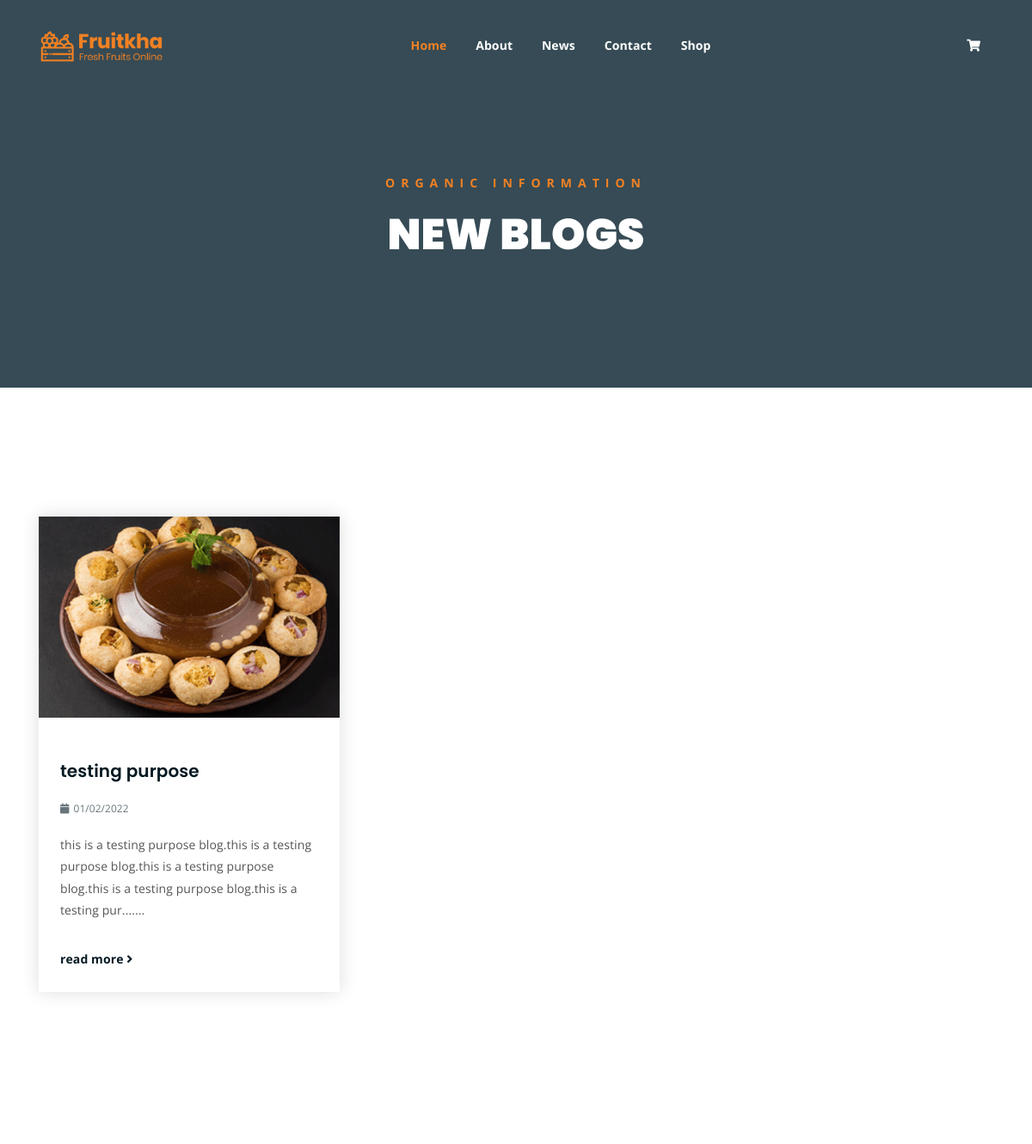
Before: /news.php (upper part) with the older database file.
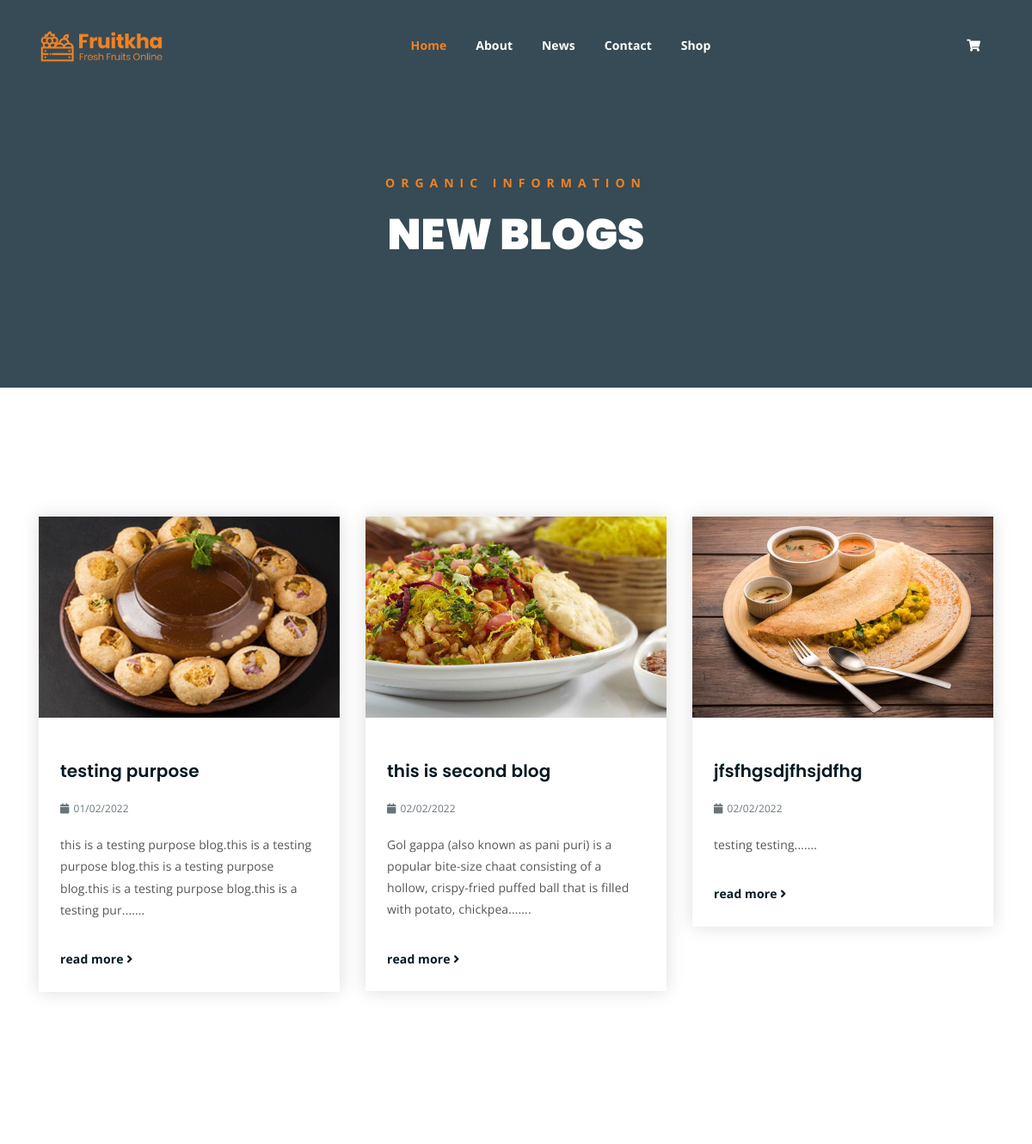
After: the same page with the newer database file.
### tables this page shows
CREATE TABLE `blog` (
  `id` int(11) NOT NULL,
  `blogtitle` varchar(255) NOT NULL,
  `blogdescription` text NOT NULL,
  `blogimg` varchar(255) NOT NULL,
  `create_date` date NOT NULL
);

### news.php (the view, shortened to what this page needs)
<!DOCTYPE html>
<html lang="en">
<?php include ("include/config.php"); ?>
<head>
	<link rel="stylesheet" href="assets/css/all.min.css">
	<link rel="stylesheet" href="assets/bootstrap/css/bootstrap.min.css">
	<link rel="stylesheet" href="assets/css/owl.carousel.css">
	<link rel="stylesheet" href="assets/css/magnific-popup.css">
	<link rel="stylesheet" href="assets/css/animate.css">
	<link rel="stylesheet" href="assets/css/meanmenu.min.css">
	<link rel="stylesheet" href="assets/css/main.css">
	<link rel="stylesheet" href="assets/css/responsive.css">
</head>
<body>
	<?php include('header.php'); ?>
	<div class="breadcrumb-section breadcrumb-bg">
		<div class="container">
			<div class="row">
				<div class="col-lg-8 offset-lg-2 text-center">
					<div class="breadcrumb-text">
						<p>Organic Information</p>
						<h1>NEW BLOGS</h1>
					</div>
				</div>
			</div>
		</div>
	</div>
	<div class="latest-news mt-150 mb-150">
		<div class="container">
			<div class="row">
				<?php
					$seletBlog = "SELECT *FROM  blog ORDER BY id  limit 3";
					$result = $conn->query($seletBlog);
					while ($row = $result->fetch_assoc()){
				?>
				<div class="col-lg-4 col-md-6">
					<div class="single-latest-news">
					<a href="single-news.php?id=<?php echo $row['id'];?>"><img src="Admin/<?php echo $row['blogimg'];?>"></a>
						<div class="news-text-box">
						<h3></br><a href="single-news.php?id=<?php echo $row['id'];?>"><?php echo $row['blogtitle'];?></a></h3>
						<p class="blog-meta">
								<?php
                                    $date=date_create($row['create_date']);
                                ?>
								<span class="date"><i class="fas fa-calendar"></i><?php echo date_format($date,"d/m/Y "); ?></span>
							</p>
							<p class="excerpt"><?php echo substr($row['blogdescription'], 0,150);?>.......</p>
							<a href="single-news.php?id=<?php echo $row['id'];?>" class="read-more-btn">read more <i class="fas fa-angle-right"></i></a>
						</div>
					</div>
				</div>
				<?php } ?>
			</div>
		</div>
	</div>
</body>
</html>

Changed rows visible on the page:
added blog: blogimg (picture), blogtitle "this is second blog", create_date "02/02/2022", blogdescription "Gol gappa (also known as pani puri) is a popular bite-size chaat consisting of a hollow, crispy-fried puffed ball that is filled with potato, chickpea"
added blog: blogimg (picture), blogtitle "jfsfhgsdjfhsjdfhg", create_date "02/02/2022", blogdescription "testing testing"
